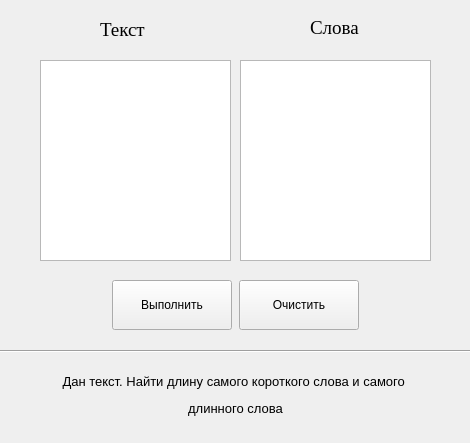
<?xml version="1.0" encoding="UTF-8"?>
<ui version="4.0">
 <class>Form</class>
 <widget class="QWidget" name="Form">
  <property name="geometry">
   <rect>
    <x>0</x>
    <y>0</y>
    <width>470</width>
    <height>443</height>
   </rect>
  </property>
  <property name="windowTitle">
   <string>Form</string>
  </property>
  <widget class="QLabel" name="label">
   <property name="geometry">
    <rect>
     <x>100</x>
     <y>20</y>
     <width>61</width>
     <height>20</height>
    </rect>
   </property>
   <property name="font">
    <font>
     <family>Times New Roman</family>
     <pointsize>14</pointsize>
    </font>
   </property>
   <property name="text">
    <string>Текст</string>
   </property>
  </widget>
  <widget class="QLabel" name="label_2">
   <property name="geometry">
    <rect>
     <x>310</x>
     <y>20</y>
     <width>71</width>
     <height>16</height>
    </rect>
   </property>
   <property name="font">
    <font>
     <family>Times New Roman</family>
     <pointsize>14</pointsize>
    </font>
   </property>
   <property name="text">
    <string>Слова</string>
   </property>
  </widget>
  <widget class="QPushButton" name="btn_Solve">
   <property name="geometry">
    <rect>
     <x>112</x>
     <y>280</y>
     <width>120</width>
     <height>50</height>
    </rect>
   </property>
   <property name="text">
    <string>Выполнить</string>
   </property>
  </widget>
  <widget class="QPushButton" name="btn_Clear">
   <property name="geometry">
    <rect>
     <x>239</x>
     <y>280</y>
     <width>120</width>
     <height>50</height>
    </rect>
   </property>
   <property name="text">
    <string>Очистить</string>
   </property>
  </widget>
  <widget class="Line" name="line">
   <property name="geometry">
    <rect>
     <x>-30</x>
     <y>350</y>
     <width>600</width>
     <height>3</height>
    </rect>
   </property>
   <property name="orientation">
    <enum>Qt::Horizontal</enum>
   </property>
  </widget>
  <widget class="QLabel" name="label_3">
   <property name="geometry">
    <rect>
     <x>10</x>
     <y>360</y>
     <width>451</width>
     <height>71</height>
    </rect>
   </property>
   <property name="text">
    <string>&lt;html&gt;&lt;head/&gt;&lt;body&gt;&lt;p align=&quot;center&quot;&gt;&lt;span style=&quot; font-size:10pt;&quot;&gt;Дан текст. Найти длину самого короткого слова и самого &lt;/span&gt;&lt;/p&gt;&lt;p align=&quot;center&quot;&gt;&lt;span style=&quot; font-size:10pt;&quot;&gt;длинного слова&lt;/span&gt;&lt;/p&gt;&lt;/body&gt;&lt;/html&gt;</string>
   </property>
  </widget>
  <widget class="QTextEdit" name="lineEdit_Text">
   <property name="geometry">
    <rect>
     <x>40</x>
     <y>60</y>
     <width>191</width>
     <height>201</height>
    </rect>
   </property>
  </widget>
  <widget class="QTextEdit" name="lineEdit_Words">
   <property name="geometry">
    <rect>
     <x>240</x>
     <y>60</y>
     <width>191</width>
     <height>201</height>
    </rect>
   </property>
  </widget>
 </widget>
 <resources/>
 <connections/>
</ui>
